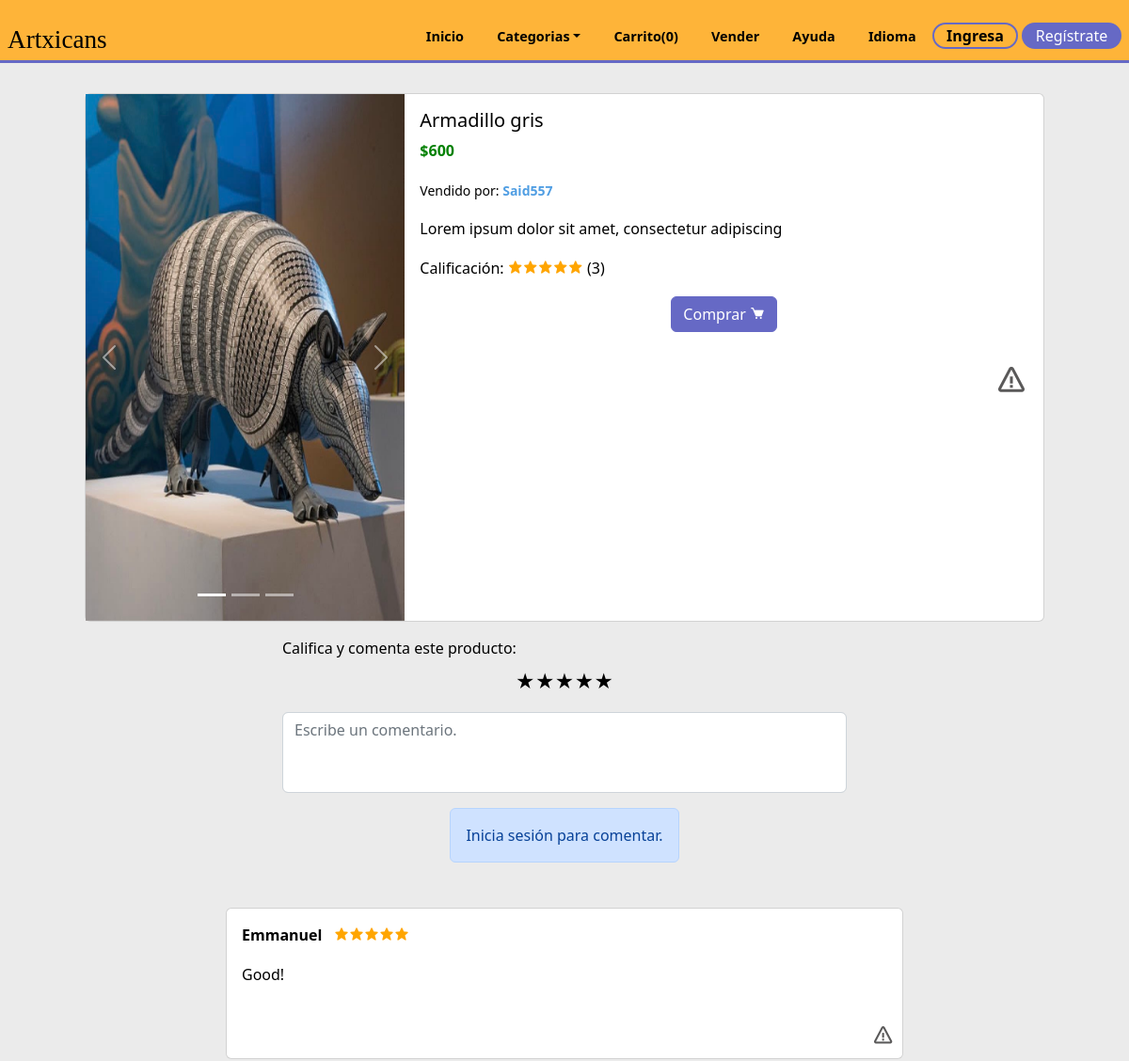
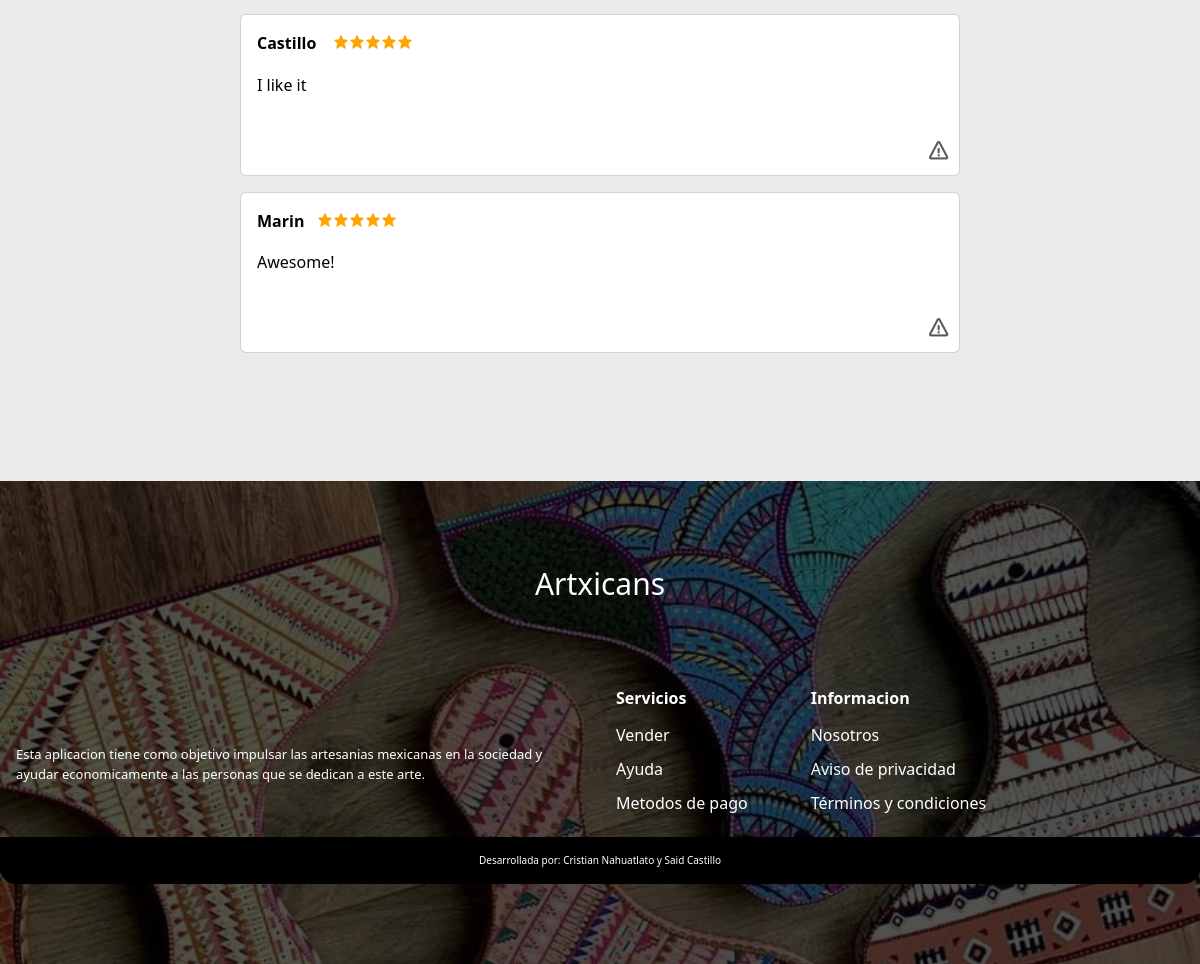
Screenshot of /product.php?id_product=6 with the database file from the repository (2 pictures, top to bottom).
### tables this page shows
CREATE TABLE `products` (
  `id_product` int(11) NOT NULL,
  `product` varchar(80) NOT NULL,
  `image1` varchar(80) NOT NULL,
  `price` int(11) NOT NULL,
  `description` varchar(250) NOT NULL,
  `category` varchar(30) NOT NULL,
  `stock` int(11) NOT NULL,
  `image2` varchar(30) NOT NULL,
  `image3` varchar(30) NOT NULL,
  `ID_registro` int(11) DEFAULT NULL
);

CREATE TABLE `reg_sellers` (
  `IDregseller` int(11) NOT NULL,
  `Nombre` varchar(255) NOT NULL,
  `apellidos` varchar(255) NOT NULL,
  `nickname` varchar(255) NOT NULL,
  `lada` int(4) NOT NULL,
  `telefono` varchar(20) NOT NULL,
  `telefonoref` varchar(20) NOT NULL,
  `domicilio` varchar(255) NOT NULL,
  `postal` varchar(10) NOT NULL,
  `identificador` varchar(255) NOT NULL,
  `solicitud` varchar(50) NOT NULL,
  `ID_registro` int(11) DEFAULT NULL
);

CREATE TABLE `stars` (
  `id_star` int(11) NOT NULL,
  `star` int(11) NOT NULL,
  `comment` varchar(150) NOT NULL,
  `ID_registro` int(11) DEFAULT NULL,
  `id_product` int(11) DEFAULT NULL
);

CREATE TABLE `registro` (
  `ID` int(11) NOT NULL,
  `Nombre` varchar(255) NOT NULL,
  `Correo` varchar(255) NOT NULL,
  `Contraseña` varchar(255) NOT NULL,
  `estatus` int(2) NOT NULL,
  `direccion` int(1) NOT NULL
);

### product.php (the view, shortened to what this page needs)
<?php
    include('templates/cabecera.php');
    include('global/cart.php');
    if(isset($_GET['id_product'])){
        $query = $conn ->query("SELECT * FROM products WHERE id_product = ".$_GET['id_product']) or die($conn->error);
        if(mysqli_num_rows($query) > 0){
            $row = mysqli_fetch_row($query);
        }else{
            echo("<script>location.href = 'index.php';</script>");
        }
    }else{
        echo("<script>location.href = 'index.php';</script>");
    }
?>
<div class="card mb-3 mx-auto card-product" style="width: 85vw;margin-top:2rem">
  <div class="row g-0">
    <div class="col-md-4">
      <div id="carouselExampleIndicators" class="carousel slide">
        <div class="carousel-indicators">
          <button type="button" data-bs-target="#carouselExampleIndicators" data-bs-slide-to="0" class="active" aria-current="true" aria-label="Slide 1"></button>
          <button type="button" data-bs-target="#carouselExampleIndicators" data-bs-slide-to="1" aria-label="Slide 2"></button>
          <button type="button" data-bs-target="#carouselExampleIndicators" data-bs-slide-to="2" aria-label="Slide 3"></button>
        </div>
        <div class="carousel-inner">
          <div class="carousel-item active">
            <img src="./assets/products/<?php echo $row[2]?>" class="d-block w-100 object-fit-cover " style="height:70vh" alt="...">
          </div>
        </div>
        <button class="carousel-control-prev" type="button" data-bs-target="#carouselExampleIndicators" data-bs-slide="prev">
          <span class="carousel-control-prev-icon" aria-hidden="true"></span>
        </button>
        <button class="carousel-control-next" type="button" data-bs-target="#carouselExampleIndicators" data-bs-slide="next">
          <span class="carousel-control-next-icon" aria-hidden="true"></span>
        </button>
      </div>
    </div>
    <?php
      $p = $row[9];
      $vendedor = mysqli_query($conn,"SELECT * FROM reg_sellers WHERE ID_registro = $p");
      $resultVendedor = mysqli_fetch_array($vendedor);
?>
    <div class="col-md-8">
      <div class="card-body">
        <h3 class="card-title"><?php echo $row[1]?></h3>
        <p class="card-text price">$<?php echo $row[3];?></p>
        <p class="card-text"><small class="text-body-secondary">Vendido por:&nbsp;<strong><a href="profile-seller.php?seller_data=<?php echo $resultVendedor['ID_registro']?>"><?php echo $resultVendedor['nickname']?></a></strong></small></p>
        <p class="card-text"><?php echo $row[4]?></p>
        <p class="card-text stars-pointer">Calificación:
          <?php
            $id_product =$row[0];
            $sql = mysqli_query($conn,"SELECT * FROM stars WHERE id_product = $id_product");
            $sum =  mysqli_query($conn,"SELECT SUM(star) as score FROM stars WHERE id_product = $id_product");
            $score = mysqli_fetch_array($sum);
            $num = $sql->num_rows;
            if($num > 0){
            $data1 = $num * 1; $data2 = $num * 2;$data3 = $num * 3; $data4 = $num * 4; $data5 = $num * 5;
            $counter = $score['score'];
            if($counter >= $data5):
            ?>
            <i class="bx bxs-star bx-5"></i><i class="bx bxs-star bx-5"></i><i class="bx bxs-star bx-5"></i><i class="bx bxs-star bx-5"></i><i class="bx bxs-star bx-5"></i>
            <?php elseif($counter >= $data4):?>
            <i class="bx bxs-star bx-5"></i><i class="bx bxs-star bx-5"></i><i class="bx bxs-star bx-5"></i><i class="bx bxs-star bx-5"></i><i class="bx bxs-star bx-10"></i>
            <?php elseif($counter >= $data3):?>
            <i class="bx bxs-star bx-5"></i><i class="bx bxs-star bx-5"></i><i class="bx bxs-star bx-5"></i><i class="bx bxs-star bx-10"></i><i class="bx bxs-star bx-10"></i>
            <?php elseif($counter >= $data2):?>
            <i class="bx bxs-star bx-5"></i><i class="bx bxs-star bx-5"></i><i class="bx bxs-star bx-10"></i><i class="bx bxs-star bx-10"></i><i class="bx bxs-star bx-10"></i>
            <?php else:?>
            <i class="bx bxs-star bx-5"></i><i class="bx bxs-star bx-10"></i><i class="bx bxs-star bx-10"></i><i class="bx bxs-star bx-10"></i><i class="bx bxs-star bx-10"></i>
            <?php endif;
            ?>
        (<?php echo $num?>)
            <?php }?>
        </p>
        <form action="" method="post">
        <div class="choose">
          <button type="submit" class="btn btn-info" name="button-cart" value="Agregar" >Comprar <i class="bx bxs-cart"></i></button>
        </div>
            </form>
    </div>
    <a  data-bs-toggle="modal" data-bs-target="#ModalProductReport-<?php echo $row[0]?>" style="display:flex;justify-content: end; padding :1rem;cursor:pointer;" class="report-container"><i class='bx bx-error bx-md'></i></a>
  </div>
  </div>
</div>
<div class="comments">
    <div class="mb-3 w-auto">
      <label for="exampleFormControlTextarea1" class="form-label">Califica y comenta este producto:</label>
      <form action="./helpers/stars.php?id_p=<?php echo $row[0]?>" method="POST" class="form-stars">
          <p class="clasificacion">
            <label for="radio1">★</label><label for="radio2">★</label><label for="radio3">★</label><label for="radio4">★</label><label for="radio5">★</label>
          </p>
          <textarea class="form-control comment-text" id="exampleFormControlTextarea1" name="comment" rows="3" placeholder="Escribe un comentario." maxlength="100"></textarea>
          <div class="btn-send-com">
          <?php if(@!$_SESSION['user']){
            ?>
            <div class="alert alert-primary" role="alert">
                 Inicia sesión para comentar.
            </div>
            <?php }else{
                 $id_user = $_SESSION['id'];
                 $query3 = mysqli_query($conn,"SELECT * FROM stars WHERE ID_registro = $id_user AND id_product = $id_product");
                 if($query3->num_rows > 0){
                   echo "<input class='btn btn-info' name='send-comment' value='Publicar' disabled>";
                  }else{
            ?>
                    <input type="submit" class="btn btn-info" name="send-comment" value="Publicar">
          <?php } } ?>
        </div>
        </form>
      </div>
        </div>
        <div class="all-comments">
      <?php
        $check = mysqli_query($conn,"SELECT * FROM registro INNER JOIN stars
        ON registro.ID = stars.ID_registro INNER JOIN products
        ON stars.id_product = products.id_product
        WHERE stars.id_product = $id_product");
        if($check->num_rows > 0){
          if(@!$_SESSION['user']){
            $query2 = mysqli_query($conn,"SELECT * FROM registro INNER JOIN stars
            ON registro.ID = stars.ID_registro INNER JOIN products
            ON stars.id_product = products.id_product
            WHERE stars.id_product = $id_product");
            }
        while($data = mysqli_fetch_array($query2)){
      ?>
      <div class="card card-comment">
        <div class="card-body">
          <div class="com-cointer">
        <p class="stars-score"><strong><?php echo $data['Nombre']?></strong>&nbsp;&nbsp;
              <?php
              switch($data['star']){
                case '5': echo "<i class='bx bxs-star bx-5'></i><i class='bx bxs-star bx-5'></i><i class='bx bxs-star bx-5'></i><i class='bx bxs-star bx-5'></i><i class='bx bxs-star bx-5'></i>";
                break;
              }
              ?>
        </p>
        </div>
        <p > <?php echo $data['comment']?></p>
      </div>
      <div class="options-container">
        <a  data-bs-toggle="modal" style="cursor:pointer" data-bs-target="#ModalReport-<?php echo $data['id_star']?>" class="report-container"><i class='bx bx-error bx-sm'></i></a>
      </div>
      </div>
    <?php }
        }else{
          ?>
          <div class="alert alert-dark" role="alert">
            Este producto aún no cuenta con comentarios.
          </div>
          <?php
        }
    ?>
</div>
<?php
    include('templates/pie.php');
?>

### styles/home/products.css (style rules this page uses)
.price { font-weight: bold; color: green; }
.form-stars p { text-align: center; }
.form-stars label { font-size: 20px; }
.form-stars label { color:black; cursor: pointer; }
.clasificacion { direction: rtl; unicode-bidi: bidi-override; }
.btn-info { --bs-btn-color: var(--bs-white); --bs-btn-bg: var(--second-alpha-color); --bs-btn-border-color: var(--second-alpha-color); --bs-btn-hover-color: var(--bs-white); --bs-btn-hover-bg: #787bc8; --bs-btn-hover-border-color:var(--second-alpha-color) ; --bs-btn-focus-shadow-rgb: var(--bd-violet-rgb); --bs-btn-active-color: var(--bs-btn-hover-color); --bs-btn-active-bg: var(--second-alpha-color); --bs-btn-active-border-color: var(--second-alpha-color); --bs-btn-disabled-color:rgb(57, 55, 55); --bs-btn-disabled-bg: #a7a9ea; --bs-btn-disabled-border-color: #787bc8; }
.comments { display: flex; align-items: center; justify-content: center; flex-direction: column; flex-wrap: wrap; }
.comment-text { width: 90vw; resize: none; }
.btn-send-com { display: flex; align-items: center; justify-content: center; margin-top: 1rem; }
.all-comments { margin: 0 auto; display: flex; align-items: center; justify-content: center; flex-wrap: wrap; flex-direction: column; }
.card-comment { margin-top: 1rem; width:90vw; }
.bx-5 { color: orange; }
@media screen and (min-width: 768px) { .comments textarea { width: 50vw; } }
@media screen and (min-width: 768px) { .card-comment { width:60vw; } }

### styles/home/main.css (style rules this page uses)
body { top:0px !important; }

### styles/pages/products.css (style rules this page uses)
.choose { margin-top: 1rem; display: flex; align-items: center; justify-content: center; gap: 10px; }
.options-container { display:flex; justify-content:end; padding :0.5rem; }
.report-container,.show-more-comment { color: black; }
.report-container .bx { color: rgb(90, 89, 89); }

### index.css (style rules this page uses)
:root { --first-color: #feb439; --first-alpha-color: #FDD100; --second-color: #7D3C98; --second-alpha-color: #6669c5; --black-color: black; --white-color: white; --black-alpha-color: rgba(0,0,0,0.5); --white-alpha-color: rgba(255,255,255,0.5); --opacity-color: rgba(8,75,138,0.7); --font: "RaleWay",sans-serif; --max-width: 1200px; --header-height: 4.7rem; --link-color: #509ee3; --card-bg:rgb(225,225,235); --card-hover:rgb(255,255,255); }
* { padding:0; margin:0; -webkit-box-sizing: border-box; -moz-box-sizing: border-box; box-sizing: border-box; }
html { box-sizing: border-box; font-family: var(--font); font-size: 16px; scroll-behavior: smooth; }
*, *::after, *::before { box-sizing: inherit; }
body { margin: 0; overflow-x: hidden; color: var(--black-color); background-color: rgb(235, 235, 235);; }
a { color: var(--link-color); transition: all 0.5s ease-out; text-decoration: none; }
h3 { margin: 0; font-size: 1.25rem; }
img { max-width: 100%; height: auto; }
p { line-height: 1.6; }

### rows the page displays
products: image1 (picture), product "Armadillo gris", price "600", description "Lorem ipsum dolor sit amet, consectetur adipiscing"
reg_sellers: nickname "Said557"
stars: ID_registro.Nombre "Emmanuel", star 5 (drawn), comment "Good!"
stars: ID_registro.Nombre "Castillo", star 5 (drawn), comment "I like it"
stars: ID_registro.Nombre "Marin", star 5 (drawn), comment "Awesome!"

### other values shown
$num "3"
